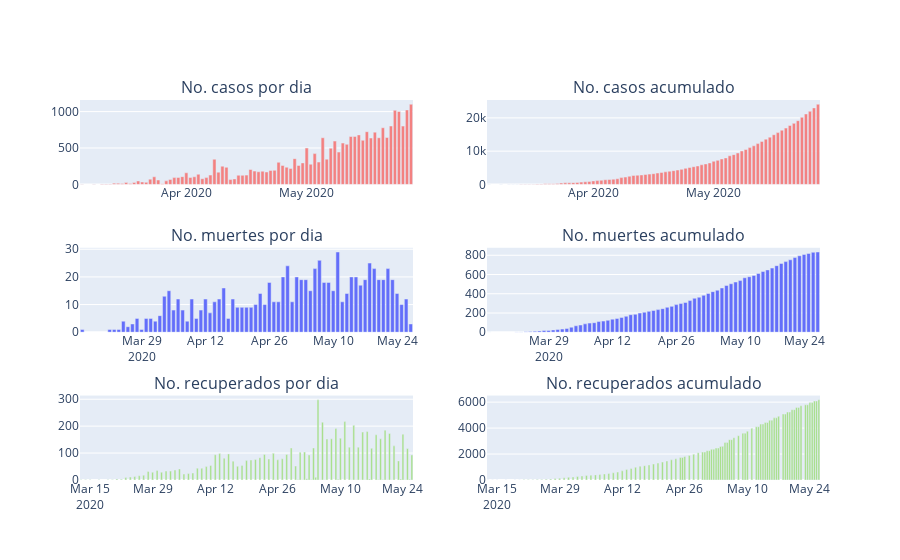

The cell this chart's notebook holds for it:
### Code cell
fig=make_subplots(rows=3, cols=2, shared_xaxes=False, horizontal_spacing=0.1,
                  subplot_titles=('No. casos por dia','No. casos acumulado',
                  'No. muertes por dia', 'No. muertes acumulado',
                  'No. recuperados por dia', 'No. recuperados acumulado'
                 ))

fig.add_trace(figure1['data'][0], row=1, col=1)
fig.add_trace(figure2['data'][0], row=1, col=2)
fig.add_trace(figure3['data'][0], row=2, col=1)
fig.add_trace(figure4['data'][0], row=2, col=2)
fig.add_trace(figure5['data'][0], row=3, col=1)
fig.add_trace(figure6['data'][0], row=3, col=2)

fig.show()
